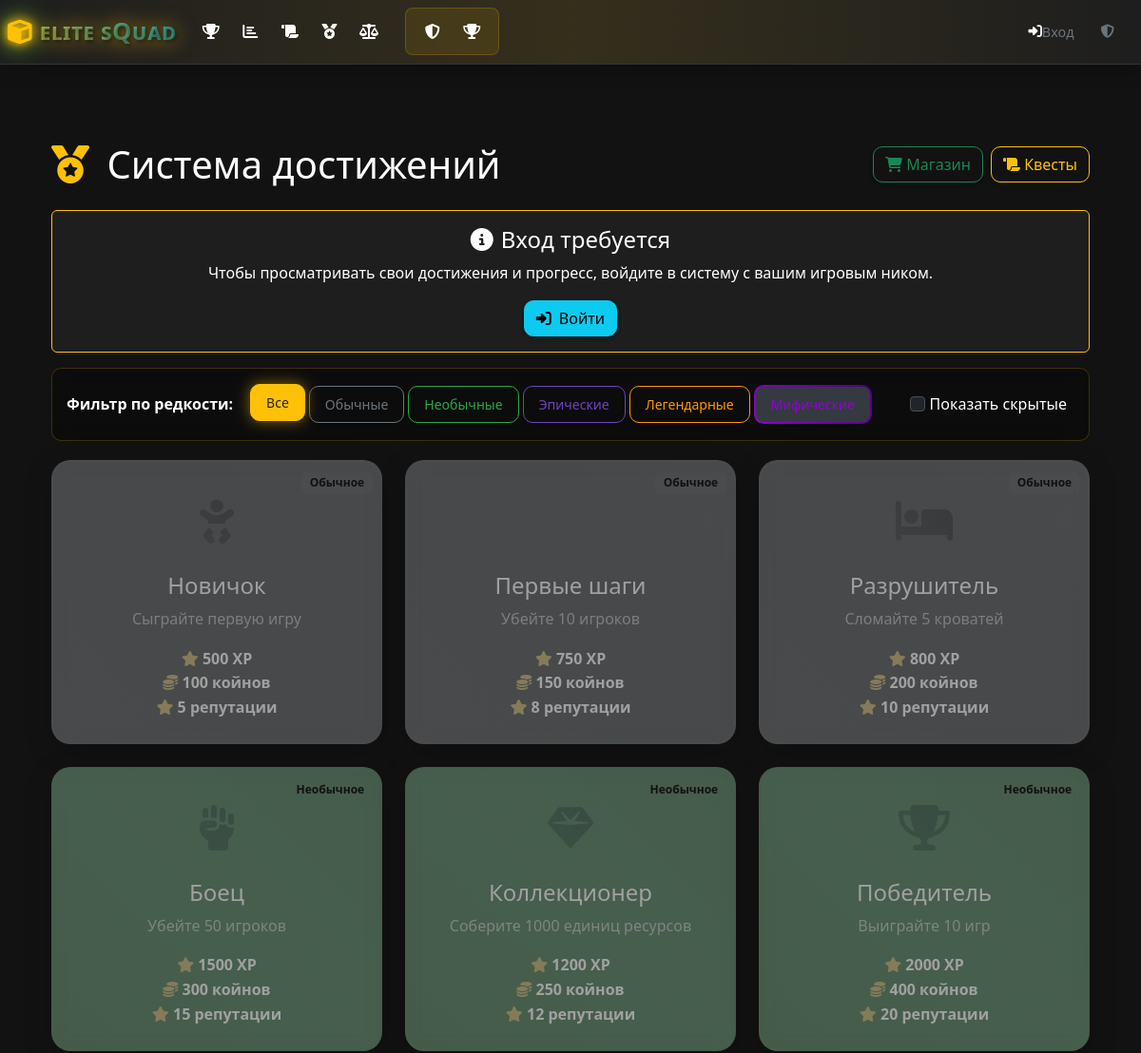
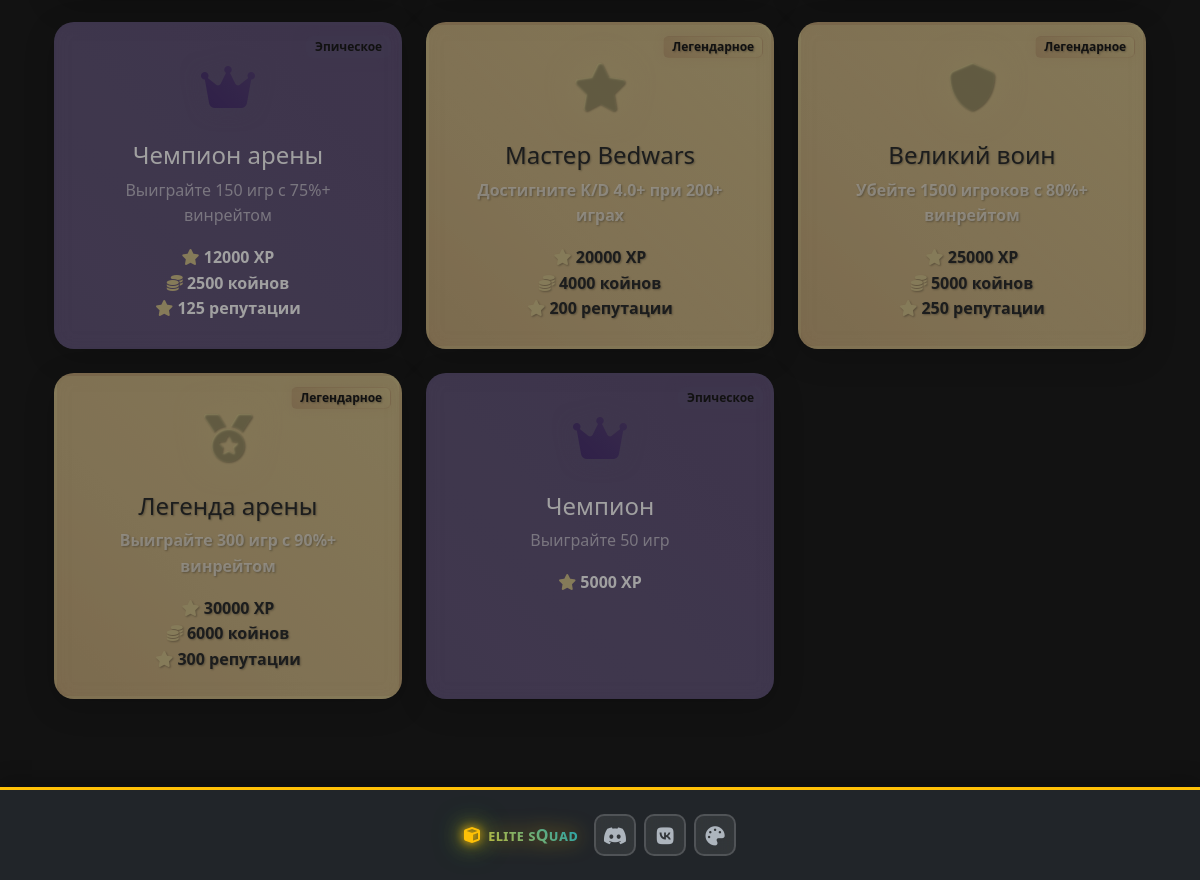
/achievements, run on the app's committed database (2 pictures, top to bottom).
### models.py (models this page shows, shortened)
class Achievement(db.Model):
    id = db.Column(db.Integer, primary_key=True)
    title = db.Column(db.String(200), nullable=False)
    description = db.Column(db.Text, nullable=False)
    icon = db.Column(db.String(50), default='fas fa-medal')
    rarity = db.Column(db.String(20), default='common')  # common, uncommon, epic, legendary, mythic
    unlock_condition = db.Column(db.Text, nullable=False)  # JSON condition
    reward_xp = db.Column(db.Integer, default=0)
    reward_coins = db.Column(db.Integer, default=0)
    reward_reputation = db.Column(db.Integer, default=0)
    reward_title = db.Column(db.String(100), nullable=True)
    is_hidden = db.Column(db.Boolean, default=False)
    created_at = db.Column(db.DateTime, default=datetime.utcnow)
    player_achievements = db.relationship('PlayerAchievement', backref='achievement', lazy=True)

### routes.py (the view)
@app.route('/achievements')
def achievements():
    is_admin = session.get('is_admin', False)
    current_player = None
    player_nickname = session.get('player_nickname')
    if player_nickname:
        current_player = Player.query.filter_by(nickname=player_nickname).first()
    if Achievement.query.count() == 0:
        Achievement.create_default_achievements()
    all_achievements = Achievement.query.all()
    player_achievements = []
    if current_player:
        player_achievements = PlayerAchievement.query.filter_by(
            player_id=current_player.id
        ).all()
    for achievement in all_achievements:
        achievement.earned_count = PlayerAchievement.query.filter_by(achievement_id=achievement.id).count()
    return render_template('achievements.html',
                         achievements=all_achievements,
                         player_achievements=player_achievements,
                         current_player=current_player,
                         is_admin=is_admin)

### routes.py (called while the page is built)
@app.context_processor
def inject_current_player():
    current_player = None
    player_nickname = session.get('player_nickname')
    if player_nickname:
        current_player = Player.query.filter_by(nickname=player_nickname).first()
    if 'language' not in session:
        session['language'] = 'ru'
    return dict(current_player=current_player, current_language=session.get('language', 'ru'))

### templates/achievements.html (shortened to what this page needs)
{% extends "base.html" %}
{% block content %}
<div class="container-fluid">
    <div class="row">
        <div class="col-12">
            <div class="d-flex justify-content-between align-items-center mb-4">
                <h1 class="mb-0">
                    <i class="fas fa-medal text-warning me-2"></i>
                    Система достижений
                </h1>
                <div class="d-flex gap-2">
                    <a href="{{ url_for('shop') }}" class="btn btn-outline-success">
                        <i class="fas fa-shopping-cart"></i> Магазин
                    </a>
                    <a href="{{ url_for('quests') }}" class="btn btn-outline-warning">
                        <i class="fas fa-scroll"></i> Квесты
                    </a>
                </div>
            </div>
            {% if current_player %}
            <div class="achievement-stats">
                <div class="row text-center">
                    <div class="col-md-3">
                        <div class="stat-item">
                            <i class="fas fa-user text-info fa-2x mb-2"></i>
                            <h4>{{ current_player.nickname }}</h4>
                            <p class="text-muted">{{ current_player.role }}</p>
                        </div>
                    </div>
                    <div class="col-md-3">
                        <div class="stat-item">
                            <i class="fas fa-trophy text-warning fa-2x mb-2"></i>
                            <h4>{{ player_achievements|length }}</h4>
                            <p class="text-muted">Получено достижений</p>
                        </div>
                    </div>
                    <div class="col-md-3">
                        <div class="stat-item">
                            <i class="fas fa-percentage text-success fa-2x mb-2"></i>
                            <h4>{{ ((player_achievements|length / achievements|length) * 100)|round(1) if achievements else 0 }}%</h4>
                            <p class="text-muted">Прогресс</p>
                        </div>
                    </div>
                    <div class="col-md-3">
                        <div class="stat-item">
                            <div class="progress-ring">
                                <svg>
                                    <circle class="background"></circle>
                                    <circle class="progress" style="stroke-dashoffset: {{ 163.36 - (163.36 * (player_achievements|length / achievements|length)) if achievements else 163.36 }}"></circle>
                                </svg>
                                <div style="position: absolute; top: 50%; left: 50%; transform: translate(-50%, -50%); font-size: 0.8rem; font-weight: bold;">
                                    {{ player_achievements|length }}/{{ achievements|length }}
                                </div>
                            </div>
                            <p class="text-muted mt-2">Завершенность</p>
                        </div>
                    </div>
                </div>
            </div>
            <div class="d-flex justify-content-center align-items-center mb-4">
                <div class="player-reputation me-3">
                    <i class="fas fa-star text-primary me-1"></i> Репутация: {{ current_player.reputation }}
                </div>
                <div class="player-coins">
                    <i class="fas fa-coins text-warning me-1"></i> Койны: {{ current_player.coins }}
                </div>
            </div>
            {% else %}
            <div class="alert alert-info text-center">
                <h4><i class="fas fa-info-circle me-2"></i>Вход требуется</h4>
                <p>Чтобы просматривать свои достижения и прогресс, войдите в систему с вашим игровым ником.</p>
                <a href="{{ url_for('player_login') }}" class="btn btn-info">
                    <i class="fas fa-sign-in-alt me-2"></i>Войти
                </a>
            </div>
            {% endif %}
            <div class="rarity-filter">
                <div class="d-flex flex-wrap align-items-center">
                    <span class="me-3"><strong>Фильтр по редкости:</strong></span>
                    <button class="btn btn-sm btn-outline-secondary filter-btn" data-filter="all">Все</button>
                    <button class="btn btn-sm btn-outline-secondary filter-btn" data-filter="common">Обычные</button>
                    <button class="btn btn-sm btn-outline-info filter-btn rarity-filter-btn" data-filter="uncommon">Необычные</button>
                    <button class="btn btn-sm btn-outline-primary filter-btn" data-filter="epic">Эпические</button>
                    <button class="btn btn-sm btn-outline-warning filter-btn" data-filter="legendary">Легендарные</button>
                    <button class="btn btn-sm btn-outline-danger filter-btn" data-filter="mythic" style="background: linear-gradient(45deg, #ff00ff, #00ffff, #ffff00, #ff00ff); color: white;">Мифические</button>
                    <div class="ms-auto">
                        <label class="form-check-label me-2">
                            <input type="checkbox" id="show-hidden" class="form-check-input"> Показать скрытые
                        </label>
                    </div>
                </div>
            </div>
            <div class="row">
                {% for achievement in achievements %}
                {% set is_earned = achievement.id in (player_achievements | map(attribute='achievement_id') | list) %}
                {% set is_hidden = achievement.is_hidden and not is_earned %}
                <div class="col-lg-4 col-md-6 mb-4 achievement-item"
                     data-rarity="{{ achievement.rarity }}"
                     data-hidden="{{ is_hidden|lower }}">
                    <div class="achievement-card h-100 p-4
                                {% if is_hidden %}locked hidden-achievement{% elif not is_earned %}locked{% endif %}
                                rarity-{{ achievement.rarity }}">
                <div class="position-absolute top-0 end-0 p-2">
                    <span class="badge rarity-{{ achievement.rarity }}">
                        {% if achievement.rarity == 'common' %}Обычное
                        {% elif achievement.rarity == 'uncommon' %}Необычное
                        {% elif achievement.rarity == 'rare' %}Редкое
                        {% elif achievement.rarity == 'epic' %}Эпическое
                        {% elif achievement.rarity == 'legendary' %}Легендарное
                        {% elif achievement.rarity == 'mythic' %}Мифическое
                        {% else %}{{ achievement.rarity.title() }}
                        {% endif %}
                    </span>
                </div>
                        {% if not is_hidden %}
                        <div class="text-center">
                            <div class="achievement-icon">
                                <i class="{{ achievement.icon }}"></i>
                            </div>
                            <h4 class="mb-2">{{ achievement.title }}</h4>
                            <p class="text-muted mb-3">{{ achievement.description }}</p>
                            <div class="achievement-rewards">
                                {% if achievement.reward_xp > 0 %}
                                <div class="reward-item">
                                    <i class="fas fa-star text-warning"></i>
                                    <strong>{{ achievement.reward_xp }} XP</strong>
                                </div>
                                {% endif %}
                                {% if achievement.reward_coins > 0 %}
                                <div class="reward-item">
                                    <i class="fas fa-coins text-warning"></i>
                                    <strong>{{ achievement.reward_coins }} койнов</strong>
                                </div>
                                {% endif %}
                                {% if achievement.reward_reputation > 0 %}
                                <div class="reward-item">
                                    <i class="fas fa-star text-warning"></i>
                                    <strong>{{ achievement.reward_reputation }} репутации</strong>
                                </div>
                                {% endif %}
                            </div>
                        </div>
                        {% else %}
                        <div class="text-center">
                            <h4 class="mb-2 text-muted">Скрытое достижение</h4>
                            <p class="text-muted">Выполните определенные условия, чтобы разблокировать</p>
                        </div>
                        {% endif %}
                    </div>
                </div>
                {% endfor %}
            </div>
        </div>
    </div>
</div>
{% endblock %}

### templates/achievements.html (style rules this page uses)
.achievement-card { background: linear-gradient(135deg, rgba(52, 58, 64, 0.9), rgba(73, 80, 87, 0.9)); border: 2px solid transparent; border-radius: 20px; transition: all 0.4s cubic-bezier(0.25, 0.46, 0.45, 0.94); position: relative; overflow: hidden; backdrop-filter: blur(10px); box-shadow: 0 8px 32px rgba(0, 0, 0, 0.3); }
.achievement-card::before { content: ''; position: absolute; top: 0; left: 0; right: 0; bottom: 0; background: linear-gradient(45deg, rgba(255, 255, 255, 0.05) 25%, transparent 25%), linear-gradient(-45deg, rgba(255, 255, 255, 0.05) 25%, transparent 25%), linear-gradient(45deg, transparent 75%, rgba(255, 255, 255, 0.05) 75%), linear-gradient(-45deg, transparent 75%, rgba(255, 255, 255, 0.05) 75%); background-size: 20px 20px; background-position: 0 0, 0 10px, 10px -10px, -10px 0px; opacity: 0.1; pointer-events: none; }
.achievement-card.locked { opacity: 0.6; filter: grayscale(70%); }
.rarity-common { background: rgba(108, 117, 125, 0.8); }
.rarity-uncommon { background: rgba(13, 202, 240, 0.8); }
.rarity-epic { background: rgba(111, 66, 193, 0.8); }
.rarity-legendary { background: linear-gradient(45deg, #ff6b6b, #feca57); }
.rarity-uncommon { background: rgba(40, 167, 69, 0.8); }
.achievement-icon { font-size: 3rem; margin-bottom: 15px; transition: all 0.3s ease; }
.rarity-filter { background: rgba(0, 0, 0, 0.3); border-radius: 10px; padding: 15px; margin-bottom: 20px; }
.filter-btn { margin: 2px; font-size: 0.875rem; }
.filter-btn.active { background-color: #0d6efd; color: white; border-color: #0d6efd; }

### data on the page
Achievement: rarity "Обычное", title "Новичок", description "Сыграйте первую игру", reward_xp "500", reward_coins "100", reward_reputation "5"
Achievement: rarity "Обычное", title "Первые шаги", description "Убейте 10 игроков", reward_xp "750", reward_coins "150", reward_reputation "8"
Achievement: rarity "Обычное", title "Разрушитель", description "Сломайте 5 кроватей", reward_xp "800", reward_coins "200", reward_reputation "10"
Achievement: rarity "Необычное", title "Боец", description "Убейте 50 игроков", reward_xp "1500", reward_coins "300", reward_reputation "15"
Achievement: rarity "Необычное", title "Коллекционер", description "Соберите 1000 единиц ресурсов", reward_xp "1200", reward_coins "250", reward_reputation "12"
Achievement: rarity "Необычное", title "Победитель", description "Выиграйте 10 игр", reward_xp "2000", reward_coins "400", reward_reputation "20"
Achievement: rarity "Эпическое", title "Чемпион арены", description "Выиграйте 150 игр с 75%+ винрейтом", reward_xp "12000", reward_coins "2500", reward_reputation "125"
Achievement: rarity "Легендарное", title "Мастер Bedwars", description "Достигните K/D 4.0+ при 200+ играх", reward_xp "20000", reward_coins "4000", reward_reputation "200"
Achievement: rarity "Легендарное", title "Великий воин", description "Убейте 1500 игроков с 80%+ винрейтом", reward_xp "25000", reward_coins "5000", reward_reputation "250"
Achievement: rarity "Легендарное", title "Легенда арены", description "Выиграйте 300 игр с 90%+ винрейтом", reward_xp "30000", reward_coins "6000", reward_reputation "300"
Achievement: rarity "Эпическое", title "Чемпион", description "Выиграйте 50 игр", reward_xp "5000"

### other printed values
{{ 'login'|t }} "Вход"
